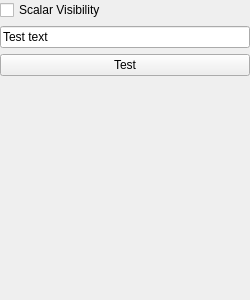
<?xml version="1.0" encoding="UTF-8"?>
<ui version="4.0">
 <class>Form</class>
 <widget class="QWidget" name="Form">
  <property name="geometry">
   <rect>
    <x>0</x>
    <y>0</y>
    <width>250</width>
    <height>300</height>
   </rect>
  </property>
  <property name="sizePolicy">
   <sizepolicy hsizetype="Expanding" vsizetype="Expanding">
    <horstretch>0</horstretch>
    <verstretch>0</verstretch>
   </sizepolicy>
  </property>
  <property name="minimumSize">
   <size>
    <width>0</width>
    <height>0</height>
   </size>
  </property>
  <property name="windowTitle">
   <string>Demo Operation</string>
  </property>
  <layout class="QVBoxLayout" name="verticalLayout_2">
   <property name="margin">
    <number>0</number>
   </property>
   <item>
    <layout class="QVBoxLayout" name="verticalLayout">
     <property name="sizeConstraint">
      <enum>QLayout::SetDefaultConstraint</enum>
     </property>
     <item>
      <widget class="QCheckBox" name="checkScalar">
       <property name="toolTip">
        <string>Show the scalars associated with surface</string>
       </property>
       <property name="text">
        <string>Scalar Visibility</string>
       </property>
       <property name="checked">
        <bool>false</bool>
       </property>
      </widget>
     </item>
     <item>
      <widget class="QLineEdit" name="textTest">
       <property name="toolTip">
        <string>Insert your text here!</string>
       </property>
       <property name="text">
        <string>Test text</string>
       </property>
      </widget>
     </item>
     <item>
      <widget class="QPushButton" name="buttonTest">
       <property name="text">
        <string>Test</string>
       </property>
      </widget>
     </item>
     <item>
      <spacer name="verticalSpacer">
       <property name="orientation">
        <enum>Qt::Vertical</enum>
       </property>
       <property name="sizeHint" stdset="0">
        <size>
         <width>20</width>
         <height>40</height>
        </size>
       </property>
      </spacer>
     </item>
    </layout>
   </item>
  </layout>
 </widget>
 <resources/>
 <connections/>
</ui>
